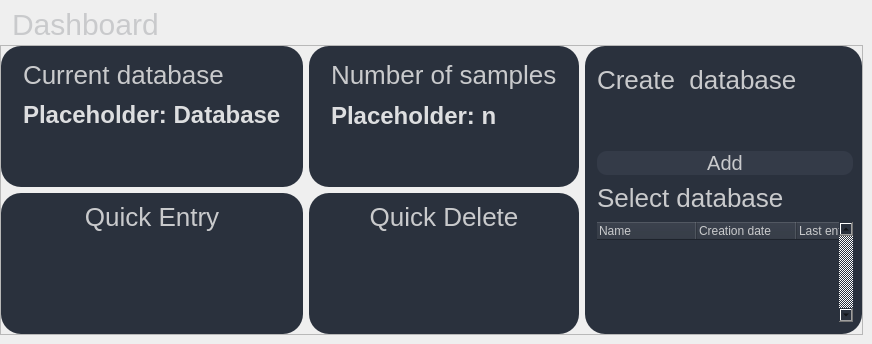
                     <widget class="QFrame" name="frame_home_content_2">
                      <property name="frameShape">
                       <enum>QFrame::NoFrame</enum>
                      </property>
                      <property name="frameShadow">
                       <enum>QFrame::Sunken</enum>
                      </property>
                      <layout class="QVBoxLayout" name="verticalLayout_11">
                       <property name="leftMargin">
                        <number>0</number>
                       </property>
                       <property name="topMargin">
                        <number>0</number>
                       </property>
                       <property name="rightMargin">
                        <number>0</number>
                       </property>
                       <property name="bottomMargin">
                        <number>0</number>
                       </property>
                       <item>
                        <widget class="QFrame" name="frame_home">
                         <property name="minimumSize">
                          <size>
                           <width>0</width>
                           <height>200</height>
                          </size>
                         </property>
                         <property name="frameShape">
                          <enum>QFrame::NoFrame</enum>
                         </property>
                         <property name="frameShadow">
                          <enum>QFrame::Raised</enum>
                         </property>
                         <layout class="QVBoxLayout" name="verticalLayout_12">
                          <property name="leftMargin">
                           <number>0</number>
                          </property>
                          <item>
                           <widget class="QLabel" name="label_4">
                            <property name="minimumSize">
                             <size>
                              <width>0</width>
                              <height>30</height>
                             </size>
                            </property>
                            <property name="maximumSize">
                             <size>
                              <width>16777215</width>
                              <height>30</height>
                             </size>
                            </property>
                            <property name="styleSheet">
                             <string notr="true">QLabel {
	color: rgb(201, 202, 204);
	font-size: 30px;
	padding-left: 5px;
}
</string>
                            </property>
                            <property name="text">
                             <string>Dashboard</string>
                            </property>
                            <property name="alignment">
                             <set>Qt::AlignLeading|Qt::AlignLeft|Qt::AlignVCenter</set>
                            </property>
                           </widget>
                          </item>
                          <item>
                           <widget class="QFrame" name="frame_current_DB">
                            <property name="minimumSize">
                             <size>
                              <width>0</width>
                              <height>100</height>
                             </size>
                            </property>
                            <property name="maximumSize">
                             <size>
                              <width>16777215</width>
                              <height>600</height>
                             </size>
                            </property>
                            <property name="frameShape">
                             <enum>QFrame::StyledPanel</enum>
                            </property>
                            <property name="frameShadow">
                             <enum>QFrame::Raised</enum>
                            </property>
                            <layout class="QHBoxLayout" name="horizontalLayout_7">
                             <property name="leftMargin">
                              <number>0</number>
                             </property>
                             <property name="topMargin">
                              <number>0</number>
                             </property>
                             <property name="rightMargin">
                              <number>0</number>
                             </property>
                             <property name="bottomMargin">
                              <number>0</number>
                             </property>
                             <item>
                              <widget class="QFrame" name="frame_6">
                               <property name="frameShape">
                                <enum>QFrame::NoFrame</enum>
                               </property>
                               <property name="frameShadow">
                                <enum>QFrame::Raised</enum>
                               </property>
                               <layout class="QGridLayout" name="gridLayout">
                                <property name="leftMargin">
                                 <number>0</number>
                                </property>
                                <property name="topMargin">
                                 <number>0</number>
                                </property>
                                <property name="rightMargin">
                                 <number>0</number>
                                </property>
                                <property name="bottomMargin">
                                 <number>0</number>
                                </property>
                                <item row="0" column="0">
                                 <widget class="QFrame" name="frame_9">
                                  <property name="styleSheet">
                                   <string notr="true">background-color: rgb(42,49,61);
border-radius: 20px;</string>
                                  </property>
                                  <property name="frameShape">
                                   <enum>QFrame::NoFrame</enum>
                                  </property>
                                  <property name="frameShadow">
                                   <enum>QFrame::Raised</enum>
                                  </property>
                                  <layout class="QVBoxLayout" name="verticalLayout_13">
                                   <property name="leftMargin">
                                    <number>22</number>
                                   </property>
                                   <property name="rightMargin">
                                    <number>22</number>
                                   </property>
                                   <item>
                                    <widget class="QLabel" name="label_19">
                                     <property name="minimumSize">
                                      <size>
                                       <width>0</width>
                                       <height>40</height>
                                      </size>
                                     </property>
                                     <property name="maximumSize">
                                      <size>
                                       <width>16777215</width>
                                       <height>60</height>
                                      </size>
                                     </property>
                                     <property name="styleSheet">
                                      <string notr="true">QLabel {
	color: rgb(201, 202, 204);
	font-size: 26px;
}
</string>
                                     </property>
                                     <property name="text">
                                      <string>Current database</string>
                                     </property>
                                    </widget>
                                   </item>
                                   <item>
                                    <widget class="QLabel" name="label_current_database">
                                     <property name="minimumSize">
                                      <size>
                                       <width>0</width>
                                       <height>30</height>
                                      </size>
                                     </property>
                                     <property name="maximumSize">
                                      <size>
                                       <width>16777215</width>
                                       <height>30</height>
                                      </size>
                                     </property>
                                     <property name="font">
                                      <font>
                                       <pointsize>-1</pointsize>
                                       <weight>75</weight>
                                       <bold>true</bold>
                                      </font>
                                     </property>
                                     <property name="styleSheet">
                                      <string notr="true">QLabel {
	color: rgb(221, 222, 224);
	font-size: 24px;
  font-weight: bold;
}
</string>
                                     </property>
                                     <property name="text">
                                      <string>Placeholder: Database</string>
                                     </property>
                                     <property name="alignment">
                                      <set>Qt::AlignLeading|Qt::AlignLeft|Qt::AlignTop</set>
                                     </property>
                                    </widget>
                                   </item>
                                   <item>
                                    <spacer name="verticalSpacer_5">
                                     <property name="orientation">
                                      <enum>Qt::Vertical</enum>
                                     </property>
                                     <property name="sizeHint" stdset="0">
                                      <size>
                                       <width>20</width>
                                       <height>40</height>
                                      </size>
                                     </property>
                                    </spacer>
                                   </item>
                                  </layout>
                                 </widget>
                                </item>
                                <item row="0" column="1">
                                 <widget class="QFrame" name="frame_7">
                                  <property name="styleSheet">
                                   <string notr="true">background-color: rgb(42,49,61);
border-radius: 20px;</string>
                                  </property>
                                  <property name="frameShape">
                                   <enum>QFrame::NoFrame</enum>
                                  </property>
                                  <property name="frameShadow">
                                   <enum>QFrame::Raised</enum>
                                  </property>
                                  <layout class="QVBoxLayout" name="verticalLayout_14">
                                   <property name="leftMargin">
                                    <number>22</number>
                                   </property>
                                   <property name="rightMargin">
                                    <number>22</number>
                                   </property>
                                   <item>
                                    <widget class="QLabel" name="label_21">
                                     <property name="minimumSize">
                                      <size>
                                       <width>0</width>
                                       <height>40</height>
                                      </size>
                                     </property>
                                     <property name="maximumSize">
                                      <size>
                                       <width>16777215</width>
                                       <height>40</height>
                                      </size>
                                     </property>
                                     <property name="styleSheet">
                                      <string notr="true">QLabel {
	color: rgb(201, 202, 204);
	font-size: 26px;
}
</string>
                                     </property>
                                     <property name="text">
                                      <string>Number of samples</string>
                                     </property>
                                    </widget>
                                   </item>
                                   <item>
                                    <widget class="QLabel" name="label_n_samples">
                                     <property name="minimumSize">
                                      <size>
                                       <width>0</width>
                                       <height>30</height>
                                      </size>
                                     </property>
                                     <property name="maximumSize">
                                      <size>
                                       <width>16777215</width>
                                       <height>30</height>
                                      </size>
                                     </property>
                                     <property name="font">
                                      <font>
                                       <pointsize>-1</pointsize>
                                       <weight>75</weight>
                                       <bold>true</bold>
                                      </font>
                                     </property>
                                     <property name="styleSheet">
                                      <string notr="true">QLabel {
	color: rgb(221, 222, 224);
	font-size: 24px;
  font-weight: bold;
}
</string>
                                     </property>
                                     <property name="text">
                                      <string>Placeholder: n</string>
                                     </property>
                                     <property name="alignment">
                                      <set>Qt::AlignLeading|Qt::AlignLeft|Qt::AlignVCenter</set>
                                     </property>
                                    </widget>
                                   </item>
                                   <item>
                                    <spacer name="verticalSpacer_8">
                                     <property name="orientation">
                                      <enum>Qt::Vertical</enum>
                                     </property>
                                     <property name="sizeHint" stdset="0">
                                      <size>
                                       <width>20</width>
                                       <height>40</height>
                                      </size>
                                     </property>
                                    </spacer>
                                   </item>
                                  </layout>
                                 </widget>
                                </item>
                                <item row="1" column="0">
                                 <widget class="QFrame" name="frame_10">
                                  <property name="styleSheet">
                                   <string notr="true">background-color: rgb(42,49,61);
border-radius: 20px;</string>
                                  </property>
                                  <property name="frameShape">
                                   <enum>QFrame::NoFrame</enum>
                                  </property>
                                  <property name="frameShadow">
                                   <enum>QFrame::Raised</enum>
                                  </property>
                                  <layout class="QVBoxLayout" name="verticalLayout_15">
                                   <item>
                                    <widget class="QLabel" name="label_8">
                                     <property name="minimumSize">
                                      <size>
                                       <width>0</width>
                                       <height>30</height>
                                      </size>
                                     </property>
                                     <property name="maximumSize">
                                      <size>
                                       <width>16777215</width>
                                       <height>30</height>
                                      </size>
                                     </property>
                                     <property name="styleSheet">
                                      <string notr="true">QLabel {
	color: rgb(201, 202, 204);
	font-size: 26px;
}
</string>
                                     </property>
                                     <property name="text">
                                      <string>Quick Entry</string>
                                     </property>
                                     <property name="alignment">
                                      <set>Qt::AlignHCenter|Qt::AlignTop</set>
                                     </property>
                                    </widget>
                                   </item>
                                   <item>
                                    <spacer name="verticalSpacer_7">
                                     <property name="orientation">
                                      <enum>Qt::Vertical</enum>
                                     </property>
                                     <property name="sizeHint" stdset="0">
                                      <size>
                                       <width>20</width>
                                       <height>40</height>
                                      </size>
                                     </property>
                                    </spacer>
                                   </item>
                                  </layout>
                                 </widget>
                                </item>
                                <item row="1" column="1">
                                 <widget class="QFrame" name="frame_8">
                                  <property name="styleSheet">
                                   <string notr="true">background-color: rgb(42,49,61);
border-radius: 20px;</string>
                                  </property>
                                  <property name="frameShape">
                                   <enum>QFrame::NoFrame</enum>
                                  </property>
                                  <property name="frameShadow">
                                   <enum>QFrame::Raised</enum>
                                  </property>
                                  <layout class="QVBoxLayout" name="verticalLayout_16">
                                   <item>
                                    <widget class="QLabel" name="label_9">
                                     <property name="minimumSize">
                                      <size>
                                       <width>0</width>
                                       <height>30</height>
                                      </size>
                                     </property>
                                     <property name="maximumSize">
                                      <size>
                                       <width>16777215</width>
                                       <height>30</height>
                                      </size>
                                     </property>
                                     <property name="styleSheet">
                                      <string notr="true">QLabel {
	color: rgb(201, 202, 204);
	font-size: 26px;
}
</string>
                                     </property>
                                     <property name="text">
                                      <string>Quick Delete</string>
                                     </property>
                                     <property name="alignment">
                                      <set>Qt::AlignHCenter|Qt::AlignTop</set>
                                     </property>
                                    </widget>
                                   </item>
                                   <item>
                                    <spacer name="verticalSpacer_9">
                                     <property name="orientation">
                                      <enum>Qt::Vertical</enum>
                                     </property>
                                     <property name="sizeHint" stdset="0">
                                      <size>
                                       <width>20</width>
                                       <height>40</height>
                                      </size>
                                     </property>
                                    </spacer>
                                   </item>
                                  </layout>
                                 </widget>
                                </item>
                               </layout>
                              </widget>
                             </item>
                             <item>
                              <widget class="QFrame" name="frame_5">
                               <property name="maximumSize">
                                <size>
                                 <width>300</width>
                                 <height>16777215</height>
                                </size>
                               </property>
                               <property name="styleSheet">
                                <string notr="true">background-color: rgb(42,49,61);
border-radius: 20px;</string>
                               </property>
                               <property name="frameShape">
                                <enum>QFrame::NoFrame</enum>
                               </property>
                               <property name="frameShadow">
                                <enum>QFrame::Raised</enum>
                               </property>
                               <layout class="QVBoxLayout" name="verticalLayout_8">
                                <property name="leftMargin">
                                 <number>12</number>
                                </property>
                                <property name="bottomMargin">
                                 <number>12</number>
                                </property>
                                <item>
                                 <widget class="QFrame" name="frame_16">
                                  <property name="minimumSize">
                                   <size>
                                    <width>0</width>
                                    <height>50</height>
                                   </size>
                                  </property>
                                  <property name="frameShape">
                                   <enum>QFrame::StyledPanel</enum>
                                  </property>
                                  <property name="frameShadow">
                                   <enum>QFrame::Raised</enum>
                                  </property>
                                  <layout class="QHBoxLayout" name="horizontalLayout_15">
                                   <property name="spacing">
                                    <number>0</number>
                                   </property>
                                   <property name="leftMargin">
                                    <number>0</number>
                                   </property>
                                   <property name="topMargin">
                                    <number>0</number>
                                   </property>
                                   <property name="rightMargin">
                                    <number>0</number>
                                   </property>
                                   <property name="bottomMargin">
                                    <number>0</number>
                                   </property>
                                   <item>
                                    <widget class="QLabel" name="label_2">
                                     <property name="minimumSize">
                                      <size>
                                       <width>0</width>
                                       <height>30</height>
                                      </size>
                                     </property>
                                     <property name="maximumSize">
                                      <size>
                                       <width>16777215</width>
                                       <height>30</height>
                                      </size>
                                     </property>
                                     <property name="styleSheet">
                                      <string notr="true">QLabel {
	color: rgb(201, 202, 204);
	font-size: 26px;
}
</string>
                                     </property>
                                     <property name="text">
                                      <string>Create  database</string>
                                     </property>
                                     <property name="alignment">
                                      <set>Qt::AlignLeading|Qt::AlignLeft|Qt::AlignTop</set>
                                     </property>
                                    </widget>
                                   </item>
                                   <item>
                                    <widget class="QPushButton" name="pushButton_6">
                                     <property name="minimumSize">
                                      <size>
                                       <width>30</width>
                                       <height>30</height>
                                      </size>
                                     </property>
                                     <property name="maximumSize">
                                      <size>
                                       <width>30</width>
                                       <height>30</height>
                                      </size>
                                     </property>
                                     <property name="styleSheet">
                                      <string notr="true">QPushButton{
	border-radius:15px;
}

QPushButton:hover {
	background-color: rgb(57, 65, 80);
	border: 2px solid rgb(61, 70, 86);
}
QPushButton:pressed {	
	background-color: rgb(35, 40, 49);
	border: 2px solid rgb(43, 50, 61);
}</string>
                                     </property>
                                     <property name="text">
                                      <string/>
                                     </property>
                                     <property name="icon">
                                      <iconset>
                                       <normalon>icons/24x24/cil-settings.png</normalon>
                                      </iconset>
                                     </property>
                                     <property name="iconSize">
                                      <size>
                                       <width>24</width>
                                       <height>24</height>
                                      </size>
                                     </property>
                                    </widget>
                                   </item>
                                  </layout>
                                 </widget>
                                </item>
                                <item>
                                 <spacer name="verticalSpacer_2">
                                  <property name="orientation">
                                   <enum>Qt::Vertical</enum>
                                  </property>
                                  <property name="sizeHint" stdset="0">
                                   <size>
                                    <width>20</width>
                                    <height>40</height>
                                   </size>
                                  </property>
                                 </spacer>
                                </item>
                                <item>
                                 <widget class="QPushButton" name="pushButton_5">
                                  <property name="styleSheet">
                                   <string notr="true">QPushButton{
	background-color: rgb(52, 59, 72);
	border-radius: 10px;
	font-size: 20px;
	color: rgb(201, 202, 204);

}
QPushButton:hover {
	background-color: rgb(57, 65, 80);
	border: 2px solid rgb(61, 70, 86);
}
QPushButton:pressed {	
	background-color: rgb(35, 40, 49);
	border: 2px solid rgb(43, 50, 61);
}</string>
                                  </property>
                                  <property name="text">
                                   <string>Add</string>
                                  </property>
                                 </widget>
                                </item>
                                <item>
                                 <widget class="QLabel" name="label">
                                  <property name="minimumSize">
                                   <size>
                                    <width>0</width>
                                    <height>35</height>
                                   </size>
                                  </property>
                                  <property name="maximumSize">
                                   <size>
                                    <width>16777215</width>
                                    <height>30</height>
                                   </size>
                                  </property>
                                  <property name="styleSheet">
                                   <string notr="true">QLabel {
	color: rgb(201, 202, 204);
	font-size: 26px;
}
</string>
                                  </property>
                                  <property name="text">
                                   <string>Select database</string>
                                  </property>
                                  <property name="alignment">
                                   <set>Qt::AlignLeading|Qt::AlignLeft|Qt::AlignTop</set>
                                  </property>
                                 </widget>
                                </item>
                                <item>
                                 <widget class="QTreeWidget" name="tree_select_database">
                                  <property name="maximumSize">
                                   <size>
                                    <width>16777215</width>
                                    <height>100</height>
                                   </size>
                                  </property>
                                  <property name="styleSheet">
                                   <string notr="true">	color: rgb(201, 202, 204);
</string>
                                  </property>
                                  <property name="verticalScrollBarPolicy">
                                   <enum>Qt::ScrollBarAlwaysOn</enum>
                                  </property>
                                  <property name="horizontalScrollBarPolicy">
                                   <enum>Qt::ScrollBarAlwaysOff</enum>
                                  </property>
                                  <property name="editTriggers">
                                   <set>QAbstractItemView::DoubleClicked|QAbstractItemView::EditKeyPressed|QAbstractItemView::SelectedClicked</set>
                                  </property>
                                  <property name="selectionBehavior">
                                   <enum>QAbstractItemView::SelectRows</enum>
                                  </property>
                                  <attribute name="headerCascadingSectionResizes">
                                   <bool>false</bool>
                                  </attribute>
                                  <column>
                                   <property name="text">
                                    <string>Name</string>
                                   </property>
                                  </column>
                                  <column>
                                   <property name="text">
                                    <string>Creation date</string>
                                   </property>
                                  </column>
                                  <column>
                                   <property name="text">
                                    <string>Last entry</string>
                                   </property>
                                  </column>
                                 </widget>
                                </item>
                               </layout>
                              </widget>
                             </item>
                            </layout>
                           </widget>
                          </item>
                         </layout>
                        </widget>
                       </item>
                      </layout>
                     </widget>
